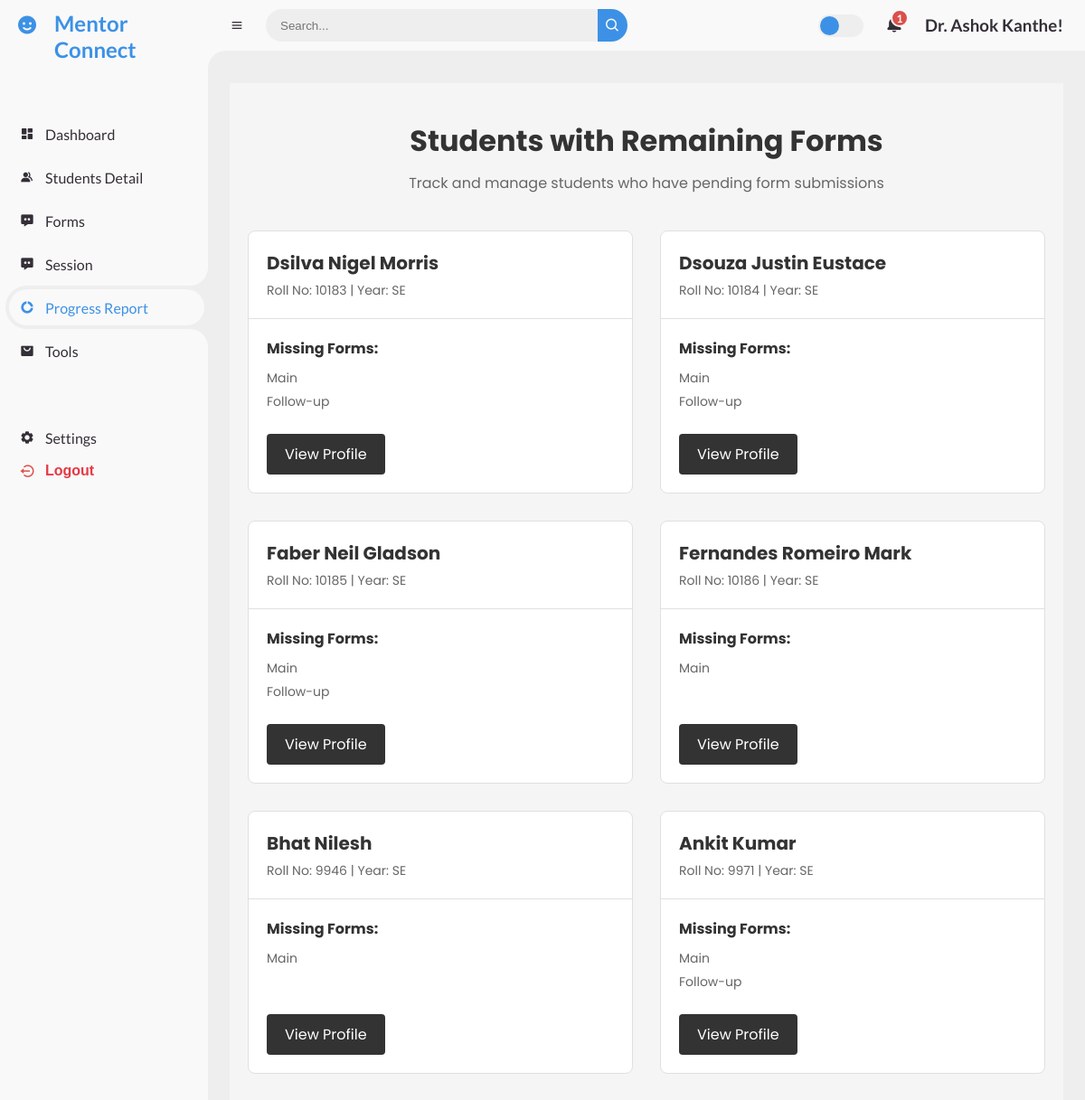
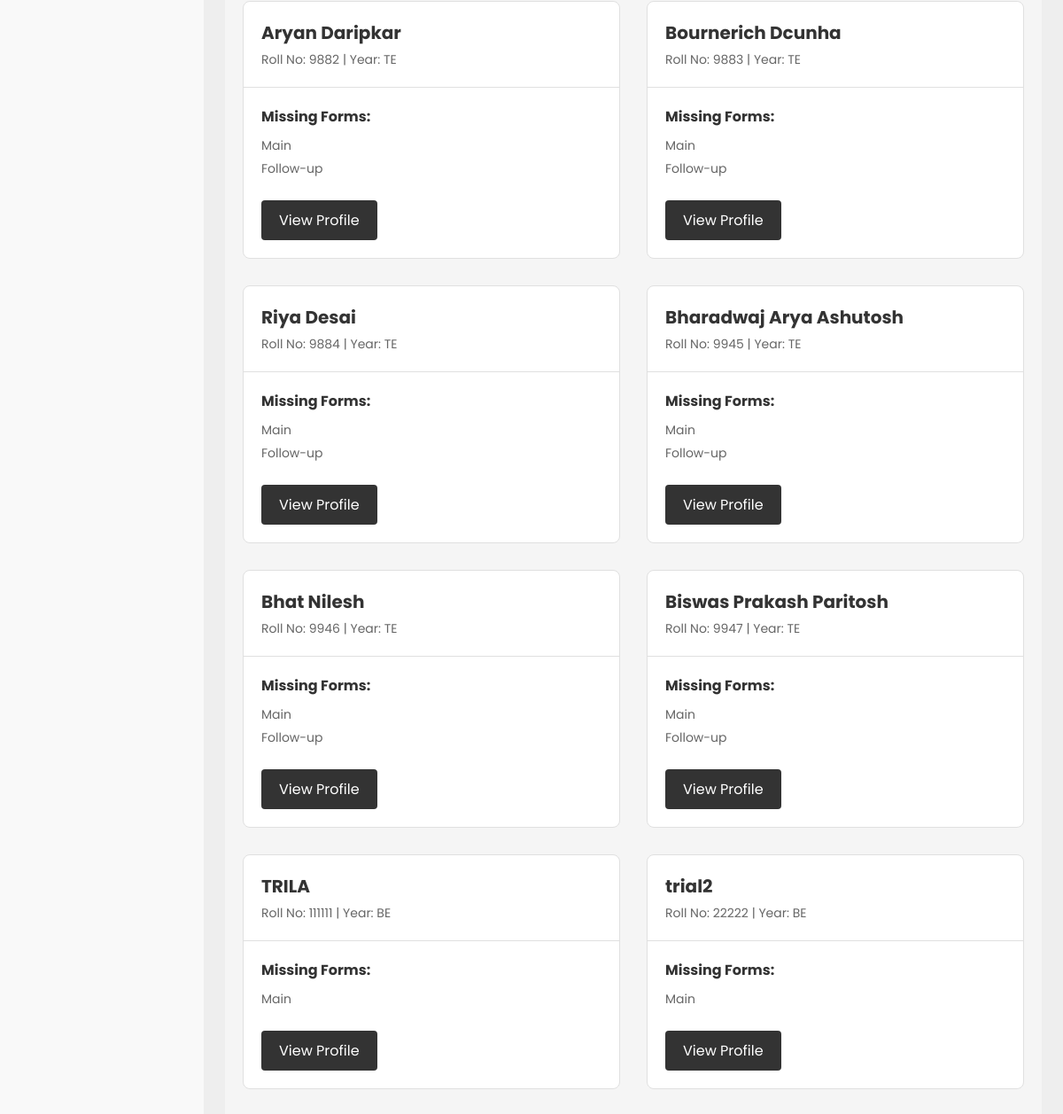
/remaining-forms/ (signed in), run on the app's committed database (2 pictures, top to bottom).
### mentor/models.py (models this page shows, shortened)
class MentorshipData(models.Model):
    name = models.CharField(max_length=255)
    roll_number = models.CharField(max_length=50)
    division = models.CharField(max_length=10)
    faculty_mentor = models.CharField(max_length=255, null=True, blank=True)
    be_student_mentor = models.CharField(max_length=255, null=True, blank=True)
    year = models.CharField(max_length=10, blank=True)  # Year will be set based on sem
    sem = models.IntegerField(null=True)  # Semester field
    token = models.CharField(max_length=100, null=True, blank=True)
    token_created_at = models.DateTimeField(null=True, blank=True)

### mentor/views.py (the view)
@login_required
def remaining_forms(request):
    mentor = request.user
    mentor_username = mentor.username.replace('_', ' ').title()
    mentor_students = MentorshipData.objects.filter(faculty_mentor=mentor_username)
    students_with_missing_forms = []
    for student in mentor_students:
        main_form = StudentForm.objects.filter(student=student).exists()
        followup_form = StudentFollowupForm.objects.filter(student=student).exists()
        if not main_form or not followup_form:
            missing_forms = []
            if not main_form:
                missing_forms.append('Main')
            if not followup_form:
                missing_forms.append('Follow-up')
            students_with_missing_forms.append({
                'student': student,
                'missing_forms': missing_forms
            })
    context = {
        'students_with_missing_forms': students_with_missing_forms,
        'mentor': mentor,
    }
    return render(request, 'remaining_forms.html', context)

### mentor/templatetags/username_filters.py (called while the page is built)
@register.filter
def readable_username(value):
    return value.replace('_', ' ').title()

### templates/remaining_forms.html (shortened to what this page needs)
{% extends 'base.html' %}
{% block content %}
<div class="dashboard-container">
    <div class="dashboard-header">
        <h1>Students with Remaining Forms</h1>
        <p>Track and manage students who have pending form submissions</p>
    </div>
    <div class="student-grid">
        {% for item in students_with_missing_forms %}
            <div class="student-card">
                <div class="student-header">
                    <h3>{{ item.student.name }}</h3>
                    <p>Roll No: {{ item.student.roll_number }} | Year: {{ item.student.year }}</p>
                </div>
                <div class="student-body">
                    <div class="missing-forms">
                        <h4>Missing Forms:</h4>
                        <ul>
                            {% for form in item.missing_forms %}
                                <li>{{ form }}</li>
                            {% endfor %}
                        </ul>
                    </div>
                    <a href="{% url 'student_profile' item.student.id %}" class="view-profile-btn">View Profile</a>
                </div>
            </div>
        {% empty %}
            <div class="no-students">
                <p>Great job! No students have remaining forms to submit.</p>
            </div>
        {% endfor %}
    </div>
</div>
{% endblock %}

### templates/base.html (shortened to what this page needs)
{% load static %}
{% load username_filters %}
<!DOCTYPE html>
<html lang="en">
<head>
    <link rel="stylesheet" href="{% static 'CSS/mentor_dashboard.css' %}">
    <link href='https://unpkg.com/boxicons@2.0.9/css/boxicons.min.css' rel='stylesheet'>
</head>
<body class="{% block body_class %}{% endblock %}">
<section id="sidebar">
    <a href="#" class="brand">
        <i class='bx bxs-smile'></i>
        <span class="text">Mentor Connect</span>
    </a>
    <ul class="side-menu top">
        <li class="{% if request.path == '/dashboard/' %}active{% endif %}">
            <a href="/dashboard/">
                <i class='bx bxs-dashboard'></i>
                <span class="text">Dashboard</span>
            </a>
        </li>
        <li class="">
            <a href="/student_detail/">
                <i class='bx bxs-group'></i>
                <span class="text">Students Detail</span>
            </a>
        </li>
        <li class="{% if request.path == '/form_dashboard/' %}active{% endif %}">
            <a href="/form_dashboard/">
                <i class='bx bxs-message-dots'></i>
                <span class="text">Forms</span>
            </a>
        </li>
        <li class="{% if request.path == '/sessions/' %}active{% endif %}">
            <a href="/sessions/">
                <i class='bx bxs-message-dots'></i>
                <span class="text">Session</span>
            </a>
        </li>
        <li class="{% if '/progress_report/' in request.path or  '/remaining-forms/' in request.path or  '/main-forms-to-observe/' in request.path %}active{% endif %}">
            <a href="/progress_report/">
                <i class='bx bxs-doughnut-chart'></i>
                <span class="text">Progress Report</span>
            </a>
        </li>
        <li class="{% if request.path == '/tools/' %}active{% endif %}">
            <a href="/tools/">
                <i class='bx bxs-shopping-bag-alt'></i>
                <span class="text">Tools</span>
            </a>
        </li>
    </ul>
    <ul class="side-menu">
        <li class="{% if request.path == '/settings/' %}active{% endif %}">
            <a href="/settings/">
                <i class='bx bxs-cog'></i>
                <span class="text">Settings</span>
            </a>
        </li>
        <li>
            <form method="post" action="{% url 'logout' %}" style="display: inline;">
                <button type="submit" class="logout" style="background: none; border: none; color: inherit; cursor: pointer;">
                    <i class='bx bx-log-out-circle'></i>
                    <span class="text">Logout</span>
                </button>
            </form>
        </li>
    </ul>
</section>
    <section id="content">
        <nav >
            <i class='bx bx-menu'></i>
            <form action="#">
                <div class="form-input">
                    <input type="search" placeholder="Search...">
                    <button type="submit" class="search-btn"><i class='bx bx-search'></i></button>
                </div>
            </form>
            <label for="switch-mode" class="switch-mode"></label>
            <a href="#" class="notification">
                <span class="num">1</span>
            </a>
            <a href="#" class="profile">
                <h1>{{ user.username|readable_username }}!</h1>
            </a>
        </nav>
        <main>
            {% block content %}
            {% endblock %}
        </main>
</body>
</html>

### static/CSS/mentor_dashboard.css (style rules this page uses)
* { margin: 0; padding: 0; box-sizing: border-box; }
a { text-decoration: none; }
li { list-style: none; }
:root { --poppins: "Poppins", sans-serif; --lato: "Lato", sans-serif; --light: #f9f9f9; --blue: #3c91e6; --light-blue: #cfe8ff; --grey: #eee; --dark-grey: #aaaaaa; --dark: #342e37; --red: #db504a; --yellow: #ffce26; --light-yellow: #fff2c6; --orange: #fd7238; --light-orange: #ffe0d3; }
html { overflow-x: hidden; }
body { background: var(--grey); overflow-x: hidden; }
#sidebar { position: fixed; top: 0; left: 0; width: 230px; height: 100%; background: var(--light); z-index: 2000; font-family: var(--lato); transition: 0.3s ease; overflow-x: hidden; scrollbar-width: none; }
#sidebar .brand { font-size: 24px; font-weight: 700; height: 56px; display: flex; align-items: center; color: var(--blue); position: sticky; top: 0; left: 0; background: var(--light); z-index: 500; padding-bottom: 20px; box-sizing: content-box; }
#sidebar .brand .bx { min-width: 60px; display: flex; justify-content: center; }
#sidebar .brand .text { padding-top: 10%; }
#sidebar .side-menu { width: 100%; margin-top: 48px; }
#sidebar .side-menu li { height: 48px; background: transparent; margin-left: 6px; border-radius: 48px 0 0 48px; padding: 4px; }
#sidebar .side-menu li.active { background: var(--grey); position: relative; }
#sidebar .side-menu li.active::before { content: ""; position: absolute; width: 40px; height: 40px; border-radius: 50%; top: -40px; right: 0; box-shadow: 20px 20px 0 var(--grey); z-index: -1; }
#sidebar .side-menu li.active::after { content: ""; position: absolute; width: 40px; height: 40px; border-radius: 50%; bottom: -40px; right: 0; box-shadow: 20px -20px 0 var(--grey); z-index: -1; }
#sidebar .side-menu li a { width: 100%; height: 100%; background: var(--light); display: flex; align-items: center; border-radius: 48px; font-size: 16px; color: var(--dark); white-space: nowrap; overflow-x: hidden; }
#sidebar .side-menu.top li.active a { color: var(--blue); }
#sidebar .side-menu li a .bx { min-width: calc(60px - ((4px + 6px) * 2)); display: flex; justify-content: center; }
#content { position: relative; width: calc(100% - 230px); left: 230px; transition: 0.3s ease; }
#content nav { height: 56px; background: var(--light); padding: 0 24px; display: flex; align-items: center; grid-gap: 24px; font-family: var(--lato); position: sticky; top: 0; left: 0; z-index: 1000; }
#content nav::before { content: ""; position: absolute; width: 40px; height: 40px; bottom: -40px; left: 0; border-radius: 50%; box-shadow: -20px -20px 0 var(--light); }
#content nav a { color: var(--dark); }
#content nav .bx.bx-menu { cursor: pointer; color: var(--dark); }
#content nav form { max-width: 400px; width: 100%; margin-right: auto; }
#content nav form .form-input { display: flex; align-items: center; height: 36px; }
#content nav form .form-input input { flex-grow: 1; padding: 0 16px; height: 100%; border: none; background: var(--grey); border-radius: 36px 0 0 36px; outline: none; width: 100%; color: var(--dark); }
#content nav form .form-input button { width: 36px; height: 100%; display: flex; justify-content: center; align-items: center; background: var(--blue); color: var(--light); font-size: 18px; border: none; outline: none; border-radius: 0 36px 36px 0; cursor: pointer; }
#content nav .notification { font-size: 20px; position: relative; }
#content nav .notification .num { position: absolute; top: -6px; right: -6px; width: 20px; height: 20px; border-radius: 50%; border: 2px solid var(--light); background: var(--red); color: var(--light); font-weight: 700; font-size: 12px; display: flex; justify-content: center; align-items: center; }
#content nav .switch-mode { display: block; min-width: 50px; height: 25px; border-radius: 25px; background: var(--grey); cursor: pointer; position: relative; }
#content nav .switch-mode::before { content: ""; position: absolute; top: 2px; left: 2px; bottom: 2px; width: calc(25px - 4px); background: var(--blue); border-radius: 50%; transition: all 0.3s ease; }
#content main { width: 100%; padding: 36px 24px; font-family: var(--poppins); max-height: calc(100vh - 56px); overflow-y: auto; }
.logout { display: flex; align-items: center; color: #e63946; }
.logout i { min-width: calc(60px - ((4px + 6px) * 2)); display: flex; justify-content: center; color: var(--red); font-size: 18px; }
.logout span { font-size: 16px; color: #e63946; font-weight: bold; }
ul { list-style-type: none; padding: 0; margin: 0; }

### data on the page
MentorshipData: student.name "Dsilva Nigel Morris", student.roll_number "10183", student.year "SE", missing_forms "Main" "Follow-up"
MentorshipData: student.name "Dsouza Justin Eustace", student.roll_number "10184", student.year "SE", missing_forms "Main" "Follow-up"
MentorshipData: student.name "Faber Neil Gladson", student.roll_number "10185", student.year "SE", missing_forms "Main" "Follow-up"
MentorshipData: student.name "Fernandes Romeiro Mark", student.roll_number "10186", student.year "SE", missing_forms "Main"
MentorshipData: student.name "Bhat Nilesh", student.roll_number "9946", student.year "SE", missing_forms "Main"
MentorshipData: student.name "Ankit Kumar", student.roll_number "9971", student.year "SE", missing_forms "Main" "Follow-up"
MentorshipData: student.name "Aryan Daripkar", student.roll_number "9882", student.year "TE", missing_forms "Main" "Follow-up"
MentorshipData: student.name "Bournerich Dcunha", student.roll_number "9883", student.year "TE", missing_forms "Main" "Follow-up"
MentorshipData: student.name "Riya Desai", student.roll_number "9884", student.year "TE", missing_forms "Main" "Follow-up"
MentorshipData: student.name "Bharadwaj Arya Ashutosh", student.roll_number "9945", student.year "TE", missing_forms "Main" "Follow-up"
MentorshipData: student.name "Bhat Nilesh", student.roll_number "9946", student.year "TE", missing_forms "Main" "Follow-up"
MentorshipData: student.name "Biswas Prakash Paritosh", student.roll_number "9947", student.year "TE", missing_forms "Main" "Follow-up"
MentorshipData: student.name "TRILA", student.roll_number "111111", student.year "BE", missing_forms "Main"
MentorshipData: student.name "trial2", student.roll_number "22222", student.year "BE", missing_forms "Main"

### other printed values
{{ user.username|readable_username }} "Dr. Ashok Kanthe"
